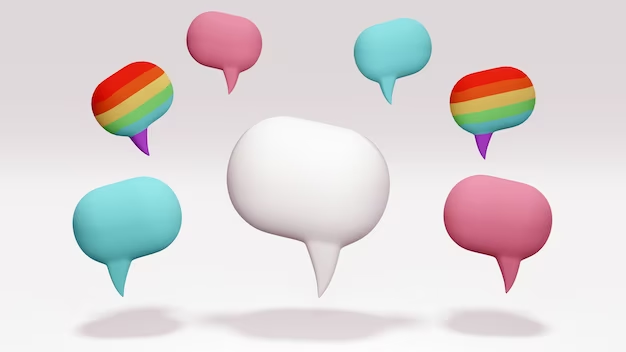
#> input picture Computer_Vision/Samples/img.png, 626 x 352 px
$ python object_detection_tracking_color_masking.py
#> lines starting #> are read from the running program, lines starting #| are printed output that depends on the picture; after the words box and inside, x2 and y2 are one past the last pixel; in counts of white or black regions, pixels touching at a corner belong together
import numpy as np
import cv2


# Dummy callback function for trackbar
def nothing(x):
    pass


# Create a named window for the trackbars
cv2.namedWindow("Tracking")
# Create trackbars for lower and upper HSV values
cv2.createTrackbar("LH", "Tracking", 0, 255, nothing)
#> slider 'LH' is set to 51
cv2.createTrackbar("LS", "Tracking", 0, 255, nothing)
#> slider 'LS' is set to 51
cv2.createTrackbar("LV", "Tracking", 0, 255, nothing)
#> slider 'LV' is set to 51
cv2.createTrackbar("UH", "Tracking", 0, 255, nothing)
#> slider 'UH' is set to 255
cv2.createTrackbar("US", "Tracking", 0, 255, nothing)
#> slider 'US' is set to 255
cv2.createTrackbar("UV", "Tracking", 0, 255, nothing)
#> slider 'UV' is set to 255

while True:
    # Load a sample image
    frame = cv2.imread("Samples/img.png")
#> frame is the input picture: shape (352, 626, 3); mean B, G, R 217.1, 216.3, 222.9

    # Convert the frame to HSV color space
    hsv = cv2.cvtColor(frame, cv2.COLOR_BGR2HSV)
#> hsv: shape (352, 626, 3); mean H, S, V 130.5, 24.1, 228.7

    # Get trackbar positions for lower and upper HSV values
    l_h = cv2.getTrackbarPos("LH", "Tracking")
    l_s = cv2.getTrackbarPos("LS", "Tracking")
    l_v = cv2.getTrackbarPos("LV", "Tracking")
    u_h = cv2.getTrackbarPos("UH", "Tracking")
    u_s = cv2.getTrackbarPos("US", "Tracking")
    u_v = cv2.getTrackbarPos("UV", "Tracking")

    # Create lower and upper bounds arrays for masking
    lower_bound = np.array([l_h, l_s, l_v])
    upper_bound = np.array([u_h, u_s, u_v])

    # Create a mask using the inRange function
    mask = cv2.inRange(hsv, lower_bound, upper_bound)
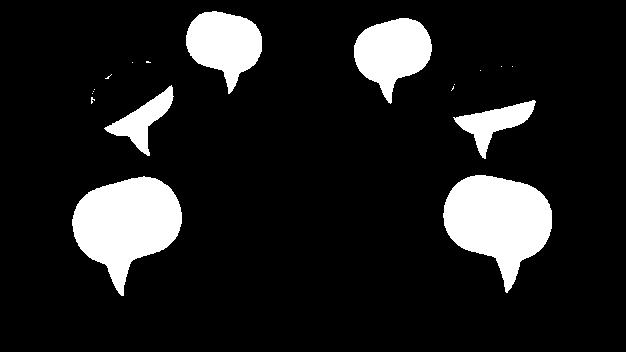
#> mask: shape (352, 626); 12.4% white; 18 white regions (12 under 20 px), largest, box (x1, y1, x2, y2) and area: (72, 176, 182, 296) 7880, (443, 175, 552, 293) 7831, (354, 18, 432, 104) 4112, (186, 11, 262, 94) 3919, (453, 100, 536, 159) 1795, (104, 85, 174, 156) 1659

    # Apply the mask to the original frame
    result = cv2.bitwise_and(frame, frame, mask=mask)
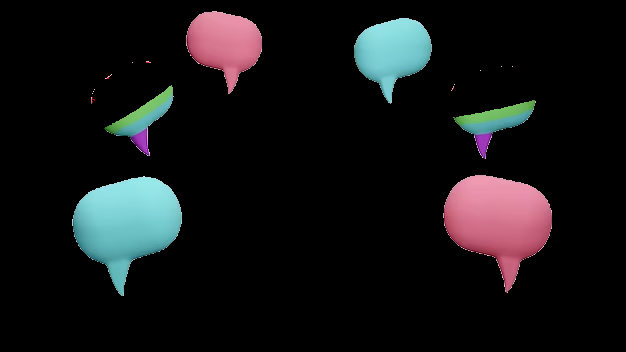
#> result: shape (352, 626, 3); mean B, G, R 20.5, 19.3, 19.2

    # Display the original frame, mask, and result
    cv2.imshow("Original Frame", frame)
    cv2.imshow("Mask", mask)
    cv2.imshow("Result", result)

    # Exit the loop if the 'Esc' key is pressed
    key = cv2.waitKey(1)
#> (key Esc is pressed here)
    if key == 27:
        break

# Release any resources and close all windows
cv2.destroyAllWindows()
